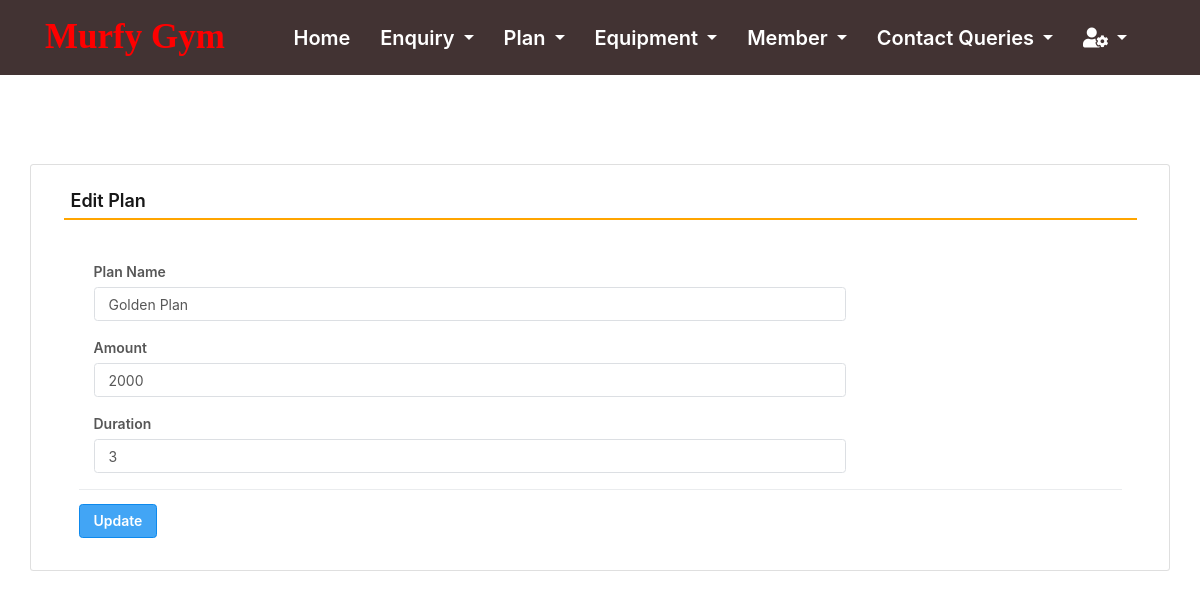
Screenshot of /edit_Plan/1 (signed in) with the database file from the repository.
### gym/models.py (models this page shows, shortened)
class Plan(models.Model):
    name = models.CharField(max_length=150, null=True)
    amount = models.CharField(max_length=15, null=True)
    duration = models.CharField(max_length=15, null=True)

### gym/views.py (the view, shortened to what this page needs)
# urls.py: path('edit_Plan/<int:pid>', edit_Plan, name='edit_Plan'),
def edit_Plan(request,pid):
    error = ""
    if not request.user.is_authenticated:
        return redirect(admin_login)
    user = request.user
    plan = Plan.objects.get(id=pid)
    return render(request,'edit_Plan.html', locals())

### gym/templates/edit_Plan.html (shortened to what this page needs)
{% include 'admin_nav.html' %}
{% load static %}
{% block main %}
 <html lang="en" class="no-focus">
 <link rel="stylesheet" id="css-main" href="{% static 'css1/codebase.min.css' %}">
 <br><br><br><br>
	<div class="container card shadow mt-5">
		<div class="card-body">
			<h5 class="p-2" style="border-bottom: 2px solid orange">Edit Plan</h5>
             <br>
			<div class="container-fluid">
					<form method="post">
                        <div class="col-sm-9">
							<div class="form-group">
								<label>Plan Name</label>
                                <input type="text" name="name" class="form-control" value="{{plan.name}}">
							</div>
						</div>
                        <div class="col-sm-9">
							<div class="form-group">
								<label>Amount</label>
                                <input type="text" name="amount" class="form-control" value="{{plan.amount}}">
							</div>
						</div>
                        <div class="col-sm-9">
							<div class="form-group">
								<label>Duration</label>
                                <input type="text" name="duration" class="form-control" value="{{plan.duration}}">
							</div>
						</div>
						<hr>
						<input type="submit" value="Update" class="btn btn-primary">
					</form>
				</div>
			</div>
		</div>
        <link rel="stylesheet" href="https://use.fontawesome.com/releases/v5.6.3/css/all.css">
 </html>
{% endblock %}

### rows the page displays
Plan: name "Golden Plan", amount "2000", duration "3"
